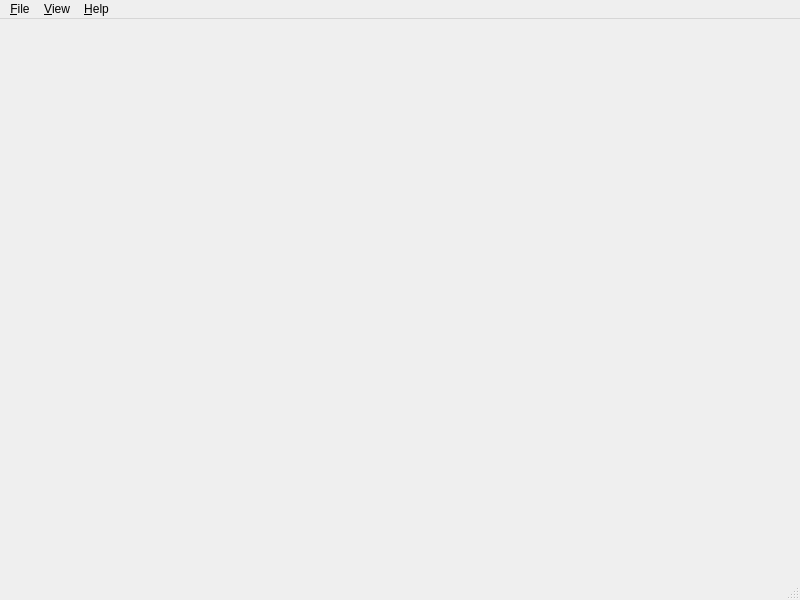
<?xml version="1.0" encoding="UTF-8"?>
<ui version="4.0">
 <class>GLMainWindow</class>
 <widget class="QMainWindow" name="GLMainWindow">
  <property name="geometry">
   <rect>
    <x>0</x>
    <y>0</y>
    <width>800</width>
    <height>600</height>
   </rect>
  </property>
  <property name="windowTitle">
   <string>GLMainWindow</string>
  </property>
  <property name="windowIcon">
   <iconset resource="icon.qrc">
    <normaloff>:/fhg.ico</normaloff>:/fhg.ico</iconset>
  </property>
  <widget class="OpenGLWidget" name="openGLWidget">
   <property name="minimumSize">
    <size>
     <width>128</width>
     <height>128</height>
    </size>
   </property>
  </widget>
  <widget class="QMenuBar" name="menuBar">
   <property name="geometry">
    <rect>
     <x>0</x>
     <y>0</y>
     <width>800</width>
     <height>21</height>
    </rect>
   </property>
   <widget class="QMenu" name="menuFile">
    <property name="title">
     <string>&amp;File</string>
    </property>
    <addaction name="actionExit"/>
   </widget>
   <widget class="QMenu" name="menuHelp">
    <property name="title">
     <string>&amp;Help</string>
    </property>
    <addaction name="actionAbout"/>
   </widget>
   <widget class="QMenu" name="menuView">
    <property name="title">
     <string>&amp;View</string>
    </property>
    <addaction name="actionFullScreen"/>
    <addaction name="actionFullScreenOpenGL"/>
   </widget>
   <addaction name="menuFile"/>
   <addaction name="menuView"/>
   <addaction name="menuHelp"/>
  </widget>
  <widget class="QStatusBar" name="statusBar"/>
  <action name="actionExit">
   <property name="text">
    <string>E&amp;xit</string>
   </property>
  </action>
  <action name="actionAbout">
   <property name="text">
    <string>&amp;About</string>
   </property>
  </action>
  <action name="actionFullScreen">
   <property name="checkable">
    <bool>true</bool>
   </property>
   <property name="text">
    <string>&amp;Full Screen</string>
   </property>
  </action>
  <action name="actionFullScreenOpenGL">
   <property name="checkable">
    <bool>true</bool>
   </property>
   <property name="text">
    <string>Full Screen Open&amp;GL</string>
   </property>
   <property name="shortcut">
    <string>Alt+Return</string>
   </property>
  </action>
 </widget>
 <customwidgets>
  <customwidget>
   <class>OpenGLWidget</class>
   <extends>QWidget</extends>
   <header>OpenGLWidget.hpp</header>
   <container>1</container>
   <slots>
    <signal>loggingSynchronousChanged(bool)</signal>
    <signal>loggingEnabledChanged(bool)</signal>
    <slot>setLoggingSynchronous(bool)</slot>
    <slot>setLoggingEnabled(bool)</slot>
   </slots>
  </customwidget>
 </customwidgets>
 <resources>
  <include location="icon.qrc"/>
 </resources>
 <connections>
  <connection>
   <sender>actionExit</sender>
   <signal>triggered()</signal>
   <receiver>GLMainWindow</receiver>
   <slot>close()</slot>
   <hints>
    <hint type="sourcelabel">
     <x>-1</x>
     <y>-1</y>
    </hint>
    <hint type="destinationlabel">
     <x>399</x>
     <y>299</y>
    </hint>
   </hints>
  </connection>
 </connections>
 <slots>
  <signal>openGLLoggingEnabledChanged(bool)</signal>
  <signal>openGLLoggingSynchronousChanged(bool)</signal>
  <slot>setOpenGLLoggingEnabled(bool)</slot>
 </slots>
</ui>
